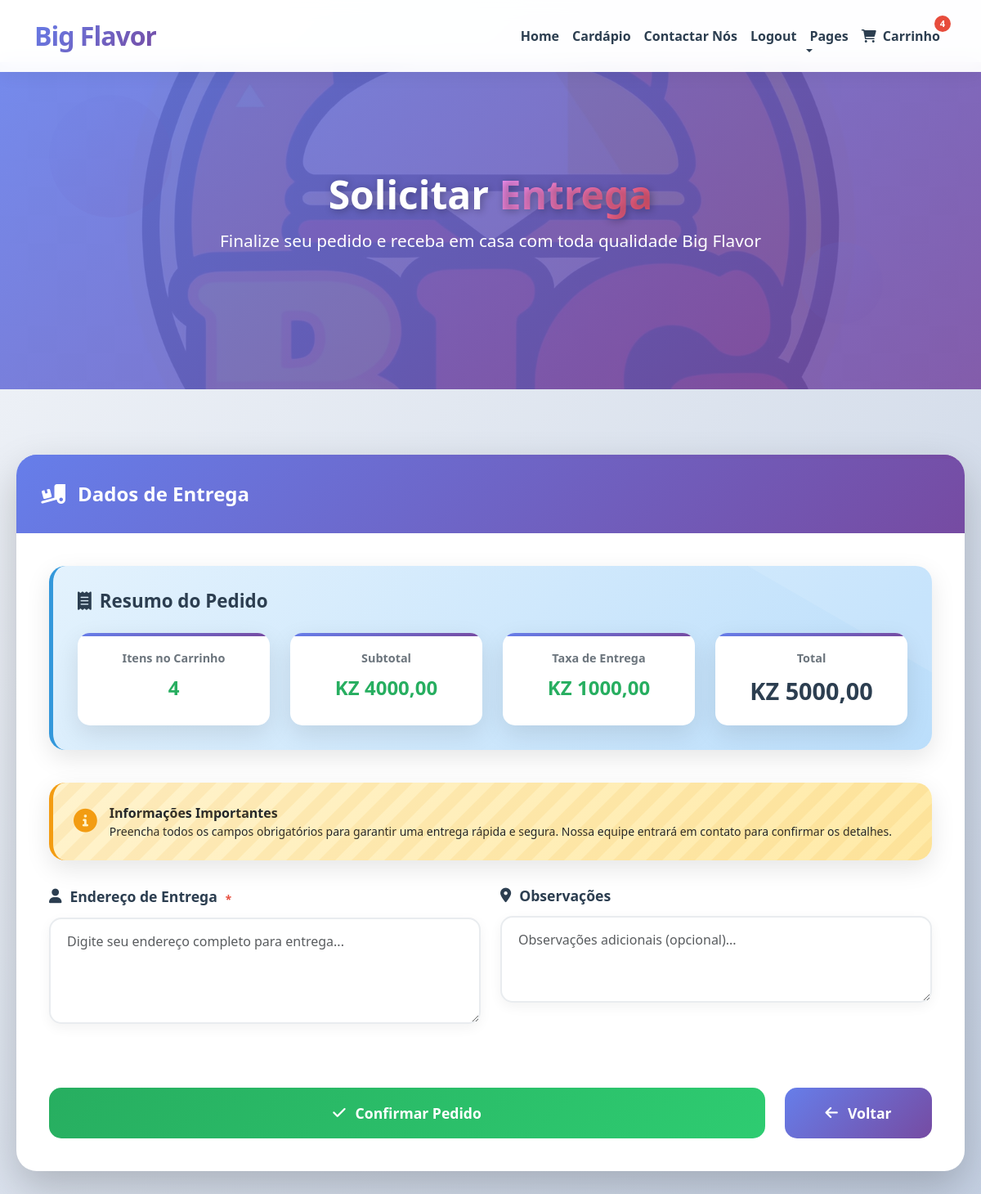
The page /carinho/carrinho/solicitar-entrega/ (signed in) on the database its author committed.
### carinho/models.py (models this page shows, shortened)
class Carrinho(models.Model):
    ESTADO_CHOICES = [
        ('aberto', 'Aberto'),
        ('fechado', 'Fechado'),
        ('cancelado', 'Cancelado'),
    ]
    usuario = models.ForeignKey(
        settings.AUTH_USER_MODEL,
        on_delete=models.CASCADE,
        verbose_name='Cliente'
    )
    data_criacao = models.DateTimeField(
        auto_now_add=True,
        verbose_name='Data de Criação'
    )
    data_atualizacao = models.DateTimeField(
        auto_now=True,
        verbose_name='Última Atualização'
    )
    estado = models.CharField(
        max_length=10,
        choices=ESTADO_CHOICES,
        default='aberto',
        verbose_name='Estado do Carrinho'
    )
    class Meta:
        verbose_name = 'Carrinho'
        verbose_name_plural = 'Carrinhos'
        ordering = ['-data_criacao']
        constraints = [
            models.UniqueConstraint(
                fields=['usuario', 'estado'],
                condition=models.Q(estado='aberto'),
                name='carrinho_aberto_unico_por_usuario'
            )
        ]
    @property
    def total_itens(self):
        cache_key = f'carrinho_{self.id}_total_itens'
        total = cache.get(cache_key)
        if total is None:
            total = self.itens.aggregate(total=models.Sum('quantidade'))['total'] or 0
            cache.set(cache_key, total, 300)  # 5 minutos
        return total
    @property
    def subtotal(self):
        cache_key = f'carrinho_{self.id}_subtotal'
        subtotal_cache = cache.get(cache_key)
        if subtotal_cache is None:
            subtotal_cache = sum(item.subtotal for item in self.itens.all())
            cache.set(cache_key, subtotal_cache, 300)  # 5 minutos
        return subtotal_cache
    @property
    def taxa_entrega(self):
        cache_key = f'carrinho_{self.id}_taxa_entrega'
        taxa = cache.get(cache_key)
        if taxa is None:
            if self.subtotal >= Decimal('5000.00'):
                taxa = Decimal('0.00')
            else:
                taxa = Decimal('1000.00')
            cache.set(cache_key, taxa, 300)  # 5 minutos
        return taxa
    @property
    def total(self):
        cache_key = f'carrinho_{self.id}_total'
        total_cache = cache.get(cache_key)
        if total_cache is None:
            total_cache = self.subtotal + self.taxa_entrega
            cache.set(cache_key, total_cache, 300)  # 5 minutos
        return total_cache

class ItemCarrinho(models.Model):
    carrinho = models.ForeignKey(
        Carrinho,
        on_delete=models.CASCADE,
        related_name='itens'
    )
    produto = models.ForeignKey(
        'menu.Produto',
        on_delete=models.CASCADE
    )
    quantidade = models.PositiveIntegerField(
        default=1,
        validators=[MinValueValidator(1)]
    )
    data_adicao = models.DateTimeField(
        auto_now_add=True
    )
    class Meta:
        verbose_name = 'Item do Carrinho'
        verbose_name_plural = 'Itens do Carrinho'
        ordering = ['-data_adicao']
        unique_together = ['carrinho', 'produto']
    @property
    def subtotal(self):
        cache_key = f'item_carrinho_{self.id}_subtotal'
        subtotal = cache.get(cache_key)
        if subtotal is None:
            subtotal = self.produto.preco * self.quantidade
            cache.set(cache_key, subtotal, 300)  # 5 minutos
        return subtotal

### menu/models.py (models this page shows, shortened)
class Produto(models.Model):
    CATEGORIA_CHOICES = [
        ('hamburguer', 'Hambúrguer'),
        ('Lanches', 'Lanches'),
        ('Bebidas', 'Bebidas'),
    ]
    STATUS_CHOICES = [
        ('ativo', 'Ativo'),
        ('inativo', 'Inativo'),
        ('esgotado', 'Esgotado'),
    ]
    nome = models.CharField(
        max_length=200,
        verbose_name='Nome do Produto'
    )
    descricao = models.TextField(
        verbose_name='Descrição',
        blank=True
    )
    descricao_curta = models.CharField(
        max_length=300,
        verbose_name='Descrição Curta',
        blank=True
    )
    preco = models.DecimalField(
        max_digits=10,
        decimal_places=2,
        verbose_name='Preço',
        validators=[MinValueValidator(Decimal('0.01'))]
    )
    categoria = models.CharField(
        max_length=20,
        choices=CATEGORIA_CHOICES,
        verbose_name='Categoria'
    )
    imagem = models.ImageField(
        upload_to='produtos/',
        verbose_name='Imagem',
        blank=True,
        null=True,
        help_text='Formatos suportados: JPG, PNG, GIF'
    )
    ordem = models.PositiveIntegerField(
        default=0,
        verbose_name='Ordem de Exibição',
        help_text='Define a ordem de exibição dos produtos (menor número aparece primeiro)'
    )
    estoque = models.PositiveIntegerField(
        default=0,
        verbose_name='Quantidade em Estoque'
    )
    status = models.CharField(
        max_length=10,
        choices=STATUS_CHOICES,
        default='ativo',
        verbose_name='Status'
    )
    data_criacao = models.DateTimeField(
        auto_now_add=True,
        verbose_name='Data de Criação'
    )
    data_atualizacao = models.DateTimeField(
        auto_now=True,
        verbose_name='Última Atualização'
    )
    class Meta:
        verbose_name = 'Produto'
        verbose_name_plural = 'Produtos'
        ordering = ['ordem', 'nome']

### carinho/views.py (the view)
# urls.py: path('carrinho/solicitar-entrega/', views.solicitar_entrega, name='solicitar_entrega'),
@require_http_methods(["GET", "POST"])
def solicitar_entrega(request):
    try:
        carrinho = obter_carrinho_inteligente(request)
        if not carrinho or not carrinho.itens.exists():
            messages.error(request, 'Seu carrinho está vazio.')
            return redirect('ver_carrinho')
        if request.method == 'POST':
            form = PedidoEntregaForm(request.POST)
            if form.is_valid():
                return processar_pedido_final(request, form, carrinho)
        form = PedidoEntregaForm(initial=obter_dados_usuario(request.user))
        return render(request, 'solicitar_entrega.html', {
            'form': form,
            'carrinho': carrinho
        })
    except Exception as e:
        logger.error(f"Erro em solicitar_entrega: {str(e)}")
        messages.error(request, 'Erro no sistema. Tente novamente.')
        return redirect('ver_carrinho')

### carinho/templates/solicitar_entrega.html (shortened to what this page needs)
<!DOCTYPE html>
{% load static %}
{% load cache %}
{% url 'login' as login_url %}
{% url 'logout' as logout_url %}
<html lang="pt-br">
<head>
    <link rel="preload" href="https://cdn.jsdelivr.net/npm/bootstrap@5.3.0/dist/css/bootstrap.min.css" as="style" onload="this.onload=null;this.rel='stylesheet'">
    <link rel="preload" href="https://cdnjs.cloudflare.com/ajax/libs/font-awesome/6.0.0/css/all.min.css" as="style" onload="this.onload=null;this.rel='stylesheet'">
    <link rel="preload" href="https://unpkg.com/aos@2.3.1/dist/aos.css" as="style" onload="this.onload=null;this.rel='stylesheet'">
    {% cache 86400 css_so %}
    <link href="{% static "css/so.css" %}" rel="stylesheet">
    {% endcache %}
</head>
<body>
    {% cache 3600 navbar request.user.is_authenticated %}
    <nav class="navbar navbar-expand-lg navbar-light fixed-top">
        <div class="container">
            {% if request.user.is_authenticated %}
            <a href="{% url 'dashboard' %}" class="navbar-brand">Big <span>Flavor</span></a>
            {% endif %}
            <div class="collapse navbar-collapse" id="navbarCollapse">
                <ul class="navbar-nav ms-auto mb-2 mb-lg-0">
                    {% if request.user.is_authenticated %}
                    <li class="nav-item">
                        <a class="nav-link" href="{% url 'dashboard' %}">Home</a>
                    </li>
                    {% endif %}
                    <li class="nav-item">
                        <a href="{% url 'lista_produtos' %}" class="nav-link">Cardápio</a>
                    </li>
                    <li class="nav-item">
                        <a href="{% url 'contacto' %}" class="nav-link">Contactar Nós</a>
                    </li>
                    {% if request.user.is_authenticated %}
                    <li class="nav-item">
                        <a class="nav-link" href="{{ logout_url }}">Logout</a>
                    </li>
                    {% else %}
                    <li class="nav-item">
                        <a class="nav-link" href="{{ login_url }}">Login</a>
                    </li>
                    {% endif %}
                    <li class="nav-item dropdown">
                        <a href="#" class="nav-link dropdown-toggle" data-bs-toggle="dropdown">Pages</a>
                    </li>
                    {% if request.user.is_authenticated %}
                    <li class="nav-item position-relative">
                        <a href="{% url 'ver_carrinho' %}" class="nav-link">
                            <i class="fas fa-shopping-cart me-1"></i>
                            Carrinho
                            {% if user.is_authenticated %}
                                {% with user.carrinho_set.first as carrinho %}
                                    {% if carrinho and carrinho.total_itens > 0 %}
                                        <span class="badge-cart">
                                            {{ carrinho.total_itens }}
                                        </span>
                                    {% endif %}
                                {% endwith %}
                            {% endif %}
                        </a>
                    </li>
                    {% endif %}
                </ul>
            </div>
        </div>
    </nav>
    {% endcache %}
    <section class="page-hero">
        <div class="floating-element floating-1"></div>
        <div class="floating-element floating-2"></div>
        {% cache 86400 page_hero request.user.id %}
        <div class="page-hero-background">
            <img src="{% static "img/big.jpg" %}" alt="Entrega Big Flavor">
        </div>
        <div class="page-hero-content">
            <h1 class="page-hero-title" data-aos="fade-up">Solicitar <span>Entrega</span></h1>
            <p class="page-hero-subtitle" data-aos="fade-up" data-aos-delay="200">Finalize seu pedido e receba em casa com toda qualidade Big Flavor</p>
        </div>
        {% endcache %}
    </section>
    <div class="main-container">
        <div class="delivery-card" data-aos="fade-up">
            <div class="delivery-card-header">
                <i class="fas fa-truck-loading"></i>
                Dados de Entrega
            </div>
            <div class="delivery-card-body">
                {% cache 300 resumo_pedido request.user.id carrinho.total carrinho.total_itens %}
                <div class="summary-card" data-aos="zoom-in" data-aos-delay="200">
                    <h5 class="summary-title">
                        <i class="fas fa-receipt"></i>
                        Resumo do Pedido
                    </h5>
                    <div class="summary-grid">
                        <div class="summary-item" data-aos="fade-right" data-aos-delay="300">
                            <div class="summary-label">Itens no Carrinho</div>
                            <div class="summary-value">{{ carrinho.total_itens }}</div>
                        </div>
                        <div class="summary-item" data-aos="fade-right" data-aos-delay="400">
                            <div class="summary-label">Subtotal</div>
                            <div class="summary-value">KZ {{ carrinho.subtotal|floatformat:2 }}</div>
                        </div>
                        <div class="summary-item" data-aos="fade-left" data-aos-delay="500">
                            <div class="summary-label">Taxa de Entrega</div>
                            <div class="summary-value">KZ {{ carrinho.taxa_entrega|floatformat:2 }}</div>
                        </div>
                        <div class="summary-item" data-aos="fade-left" data-aos-delay="600">
                            <div class="summary-label">Total</div>
                            <div class="summary-value total-value">KZ {{ carrinho.total|floatformat:2 }}</div>
                        </div>
                    </div>
                </div>
                {% endcache %}
                {% cache 86400 delivery_info %}
                <div class="delivery-info" data-aos="fade-up" data-aos-delay="300">
                    <div class="d-flex align-items-center">
                        <i class="fas fa-info-circle info-icon"></i>
                        <div>
                            <strong>Informações Importantes</strong>
                            <p class="mb-0 small">Preencha todos os campos obrigatórios para garantir uma entrega rápida e segura. Nossa equipe entrará em contato para confirmar os detalhes.</p>
                        </div>
                    </div>
                </div>
                {% endcache %}
                <form method="post">
                    <div class="row">
                        {% for field in form %}
                        <div class="col-md-6" data-aos="fade-up" data-aos-delay="{{ forloop.counter|add:3 }}00">
                            <div class="form-group">
                                <label for="{{ field.id_for_label }}" class="form-label">
                                    <i class="fas fa-{% cycle 'user' 'map-marker-alt' 'phone' 'envelope' 'sticky-note' 'home' %}"></i>
                                    {{ field.label }}
                                    {% if field.field.required %}<span class="text-danger">*</span>{% endif %}
                                </label>
                                {{ field }}
                            </div>
                        </div>
                        {% endfor %}
                    </div>
                    <div class="d-flex gap-4 mt-5 {% if viewport_width < 576 %}btn-group-mobile{% endif %}" data-aos="fade-up" data-aos-delay="900">
                        <button type="submit" class="btn-delivery btn-confirm pulse">
                            <i class="fas fa-check"></i>
                            Confirmar Pedido
                        </button>
                        <a href="{% url 'ver_carrinho' %}" class="btn-delivery btn-back">
                            <i class="fas fa-arrow-left"></i>
                            Voltar
                        </a>
                    </div>
                </form>
            </div>
        </div>
    </div>
</body>
</html>

### rows shown on the page
Carrinho: total_itens "4", subtotal "4000,00", taxa_entrega "1000,00", total "5000,00"

### other values the page prints
{{ field.label }} "Endereço de Entrega" "Observações"
